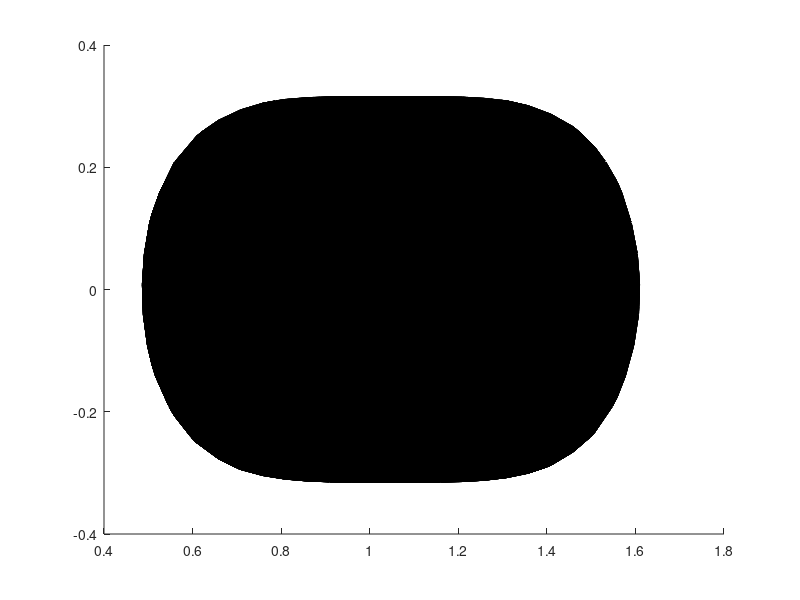

The MATLAB source for this figure: (Note: this script raises an error after producing the figure.)
% 'rotation-vector' space. Will look at points in sphere with radius pi.
%gv = [-pi:0.01:pi]; too fine.
gv = [-pi:0.05:pi];
% X,Y,Z = v_x, v_y, v_z (in angle notation)
[X,Y,Z] = meshgrid(gv);
E = ( X - pi/3 ).^4 + ( Y ).^2  + ( Z ).^4;

% draw it
figure(4);
clf;
FV = isosurface(X,Y,Z,E,0.1);
p = patch( FV );
p.FaceColor = 'red';
p.EdgeColor = 'none';
axis([-pi pi -pi pi -pi pi ]);
axis vis3d
camlight; lighting phong

% Now cycle through random rotations in this space
N_rot = 20;
M_random = get_uniform_random_matrices( N_rot );
V_random = SpinCalc( 'DCMtoEV', M_random, 1.0e-6, 0 );
V_random(:,4) = V_random(:,4) - 360*(V_random(:,4)>180);
dEdomega_analytical = [];
dEdomega_numerical  = [];
count = 0;
figure(5);  clf;
interpolation_scheme = 'cubic';
for j = 1:N_rot
    %Xq = 0.5; Yq = 0.0; Zq = 0.0;
    Xq = V_random(j,1)*V_random(j,4)*pi/180.0;
    Yq = V_random(j,2)*V_random(j,4)*pi/180.0;
    Zq = V_random(j,3)*V_random(j,4)*pi/180.0;

    Eq = interp3(X,Y,Z,E,Xq,Yq,Zq,interpolation_scheme);
    delq = 1.0e-8;
    dEdv(1) = (interp3(X,Y,Z,E,Xq+delq,Yq     ,Zq     ,interpolation_scheme)-Eq)/delq;
    dEdv(2) = (interp3(X,Y,Z,E,Xq     ,Yq+delq,Zq     ,interpolation_scheme)-Eq)/delq;
    dEdv(3) = (interp3(X,Y,Z,E,Xq     ,Yq     ,Zq+delq,interpolation_scheme)-Eq)/delq;
    [Xq, Yq, Zq, dEdv]

    % Used in analytical solution below
    V_norm = [Xq,Yq,Zq];
    V = norm( V_norm ); % angle of the rotation, in radians
    V_norm = V_norm/ V; % unit vector for axis

     % get Matrix associated with this V, too
     Vq = [Xq,Yq,Zq]*(180.0/pi);
     Vq(4) = norm(Vq);
     Vq(1:3) = Vq(1:3)/Vq(4);
     M = SpinCalc( 'EVtoDCM', Vq, 1.0e-8, 0 );

    % cycle through random axes of rotation for perturbation
    %omega = [0, 0, 1];
    N = 10;
    for i = 1:N
        count = count+1;
        omega = randn(1,3); % random direction
        omega = omega/norm(omega);

        domega = 1.0e-8;
        m_omega = vrrotvec2mat( [-omega, domega]); 

        M_perturb = M*m_omega;

        V_perturb = SpinCalc( 'DCMtoEV', M_perturb, 1.0e-8, 0 );
        Xp = V_perturb(:,1)*V_perturb(:,4)*(pi/180.0);
        Yp = V_perturb(:,2)*V_perturb(:,4)*(pi/180.0);
        Zp = V_perturb(:,3)*V_perturb(:,4)*(pi/180.0);
        Eq_perturb = interp3(X,Y,Z,E,Xp,Yp,Zp,interpolation_scheme);
        dEdomega_numerical(count) = ( Eq_perturb - Eq ) / domega;

        % compare to my analytical solution.
        F1 = dot(dEdv, V_norm ) * V_norm + ...
             (V/2)*cot( V/2 )*( dEdv - dot(dEdv,V_norm)*V_norm ) ...
             - (V/2)*cross(dEdv,V_norm);
        dEdomega_analytical(count) = dot( omega, F1 );
    end
    %Eq_perturb
    %V_norm
    %plot( dEdomega_numerical, dEdomega_analytical ,'o' ); 
    %xlabel( 'numerical');ylabel('analytical');pause
end
plot( dEdomega_numerical, dEdomega_analytical ,'o' );
hold on
plot( [-100 100],[-100 100], 'k' );
hold off
axis( [-100 100 -100 100] );
    xlabel( 'numerical');ylabel('analytical');

